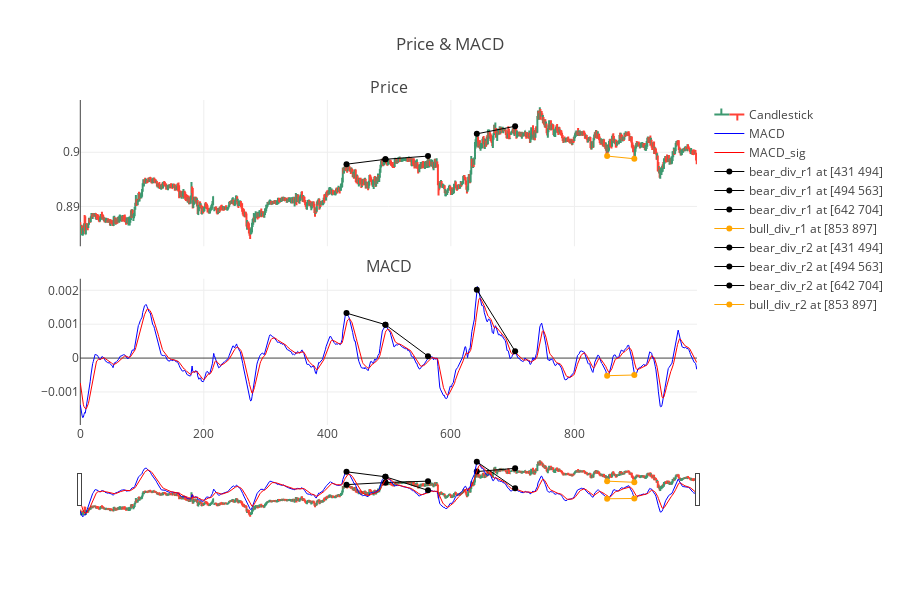

Write notebook code for a chart like this one.
### Code cell
# Executes this cell multiple times to view 1000 samples
last_sample = curr_sample + sample_count-1

# select plot range
_df_draw = df[curr_sample:last_sample].reset_index(drop=True)

# setup plotting figure with 2 rows and 1 column
fig = plotly.tools.make_subplots(rows=2, cols=1, subplot_titles=('Price', 'MACD'), shared_xaxes=True, vertical_spacing=0.1)

# build candlestick trace
trace_ohlc = go.Ohlc(x=_df_draw.index.values, open=_df_draw.OPEN, high=_df_draw.HIGH, low=_df_draw.LOW, close=_df_draw.CLOSE, name='Candlestick')
fig.append_trace(trace_ohlc, 1, 1)

# build MACD traces
trace_macd = go.Scatter(x=_df_draw.index.values, y=_df_draw.MACD, name='MACD', line=scatter.Line(color='blue', width=1))
fig.append_trace(trace_macd, 2, 1)
trace_macdsig = go.Scatter(x=_df_draw.index.values, y=_df_draw.MACDS, name='MACD_sig', line=scatter.Line(color='red', width=1))
fig.append_trace(trace_macdsig, 2, 1)

# build BEAR_DIVERGENCES on both charts (black)
# select divergence zones
div_traces_row1 = []
div_traces_row2 = []
# get divergences as an array and just select those in the plotting range
_bear_div_zones = np.asarray(bear_div_zones)
_bear_div_zones = _bear_div_zones[(_bear_div_zones[:,0] >= curr_sample) & (_bear_div_zones[:,0] <= last_sample)]
print('Bearish Divergence zones={}'.format(len(_bear_div_zones)))
# for each one, build a pair of traces, one for each row
for d in _bear_div_zones:
  print('added bear_div at {}'.format(d - curr_sample))
  # add trace to row1 list
  div_traces_row1.append(go.Scatter(
          x= d - curr_sample, 
          y= [df.HIGH.at[d[0]], df.HIGH.at[d[1]]],     
          name='bear_div_r1 at {}'.format(d - curr_sample),
          line=scatter.Line(color='black', width=1)))
  # add trace to row2 list
  div_traces_row2.append(go.Scatter(
          x= d - curr_sample, 
          y= [df.MACD.at[d[0]], df.MACD.at[d[1]]],     
          name='bear_div_r2 at {}'.format(d - curr_sample),
          line=scatter.Line(color='black', width=1)))


# build BULL_DIVERGENCES on both charts (orange)
# get divergences as an array and just select those in the plotting range
_bull_div_zones = np.asarray(bull_div_zones)
_bull_div_zones = _bull_div_zones[(_bull_div_zones[:,0] >= curr_sample) & (_bull_div_zones[:,0] <= last_sample)]
print('Bullish Divergence zones={}'.format(len(_bull_div_zones)))
# for each one, build a pair of traces, one for each row
for d in _bull_div_zones:
  print('added bull_div at {}'.format(d - curr_sample))
  # add trace to row1 list
  div_traces_row1.append(go.Scatter(
          x= d - curr_sample, 
          y= [df.LOW.at[d[0]], df.LOW.at[d[1]]],     
          name='bull_div_r1 at {}'.format(d - curr_sample),
          line=scatter.Line(color='orange', width=1)))
  # add trace to row2 list
  div_traces_row2.append(go.Scatter(
          x= d - curr_sample, 
          y= [df.MACD.at[d[0]], df.MACD.at[d[1]]],     
          name='bull_div_r2 at {}'.format(d - curr_sample),
          line=scatter.Line(color='orange', width=1)))

  
for d in div_traces_row1:
  fig.append_trace(d, 1, 1)
for d in div_traces_row2:
  fig.append_trace(d, 2, 1)
  
  
# build MACD signals traces:
# points where MACD_main is maximum
# main_max_signals = _df_draw.MACD[_df_draw.MACD_MAX == True]
# trace_signal_main_max = go.Scatter(
#     x=main_max_signals.index.values, 
#     y=main_max_signals,     
#     name='main_max_signals', mode='markers',
#     marker={'color': 'green', 'symbol': 'circle', 'size': 8})
# 
# decr_max_signals = _df_draw.MACD[_df_draw.DECR_MAX == True]
# trace_signal_decr_max = go.Scatter(
#     x=decr_max_signals.index.values, 
#     y=decr_max_signals,     
#     name='decr_max_signals',
#     mode='markers',
#     marker={'color': 'violet', 'symbol': 'square-open', 'size': 8})
# 
# 
#
#main_min_signals = _df_draw.MACD[_df_draw.MACD_MIN == True]
#trace_signal_main_min = go.Scatter(
#     x=main_min_signals.index.values, 
#     y=main_min_signals,     
#     name='main_min_signals',
#     mode='markers',
#     marker={'color': 'red', 'symbol': 'circle', 'size': 8})
#fig.append_trace(trace_signal_main_min, 2, 1)
#
#cross_zero_dn_signals = _df_draw.MACD[_df_draw.CROSS_ZERO_DN == True]
#trace_signal_czd = go.Scatter(
#    x=cross_zero_dn_signals.index.values, 
#    y=cross_zero_dn_signals,     
#    name='cross_zero_down',
#    mode='markers',
#    marker={'color': 'blue', 'symbol': 'circle', 'size': 8})
#fig.append_trace(trace_signal_czd, 2, 1)

# 
# cross_sig_up_signals = _df_draw.MACD[_df_draw.CROSS_SIG_UP == True]
# trace_signal_csu = go.Scatter(
#     x=cross_sig_up_signals.index.values, 
#     y=cross_sig_up_signals,     
#     name='cross_sig_up',
#     mode='markers',
#     marker={'color': 'green', 'symbol': 'triangle-up-open', 'size': 8})
# 
# cross_sig_dn_signals = _df_draw.MACD[_df_draw.CROSS_SIG_DN == True]
# trace_signal_csd = go.Scatter(
#     x=cross_sig_dn_signals.index.values, 
#     y=cross_sig_dn_signals,     
#     name='cross_zero_down',
#     mode='markers',
#     marker={'color': 'red', 'symbol': 'triangle-down-open', 'size': 8})

fig['layout'].update(height=600, title='Price & MACD')
plotly.offline.iplot(fig, filename='simple_ohlc')  
 
# prepare next execution
curr_sample = last_sample+1

### Figure 1 — Plotly figure (JSON) as saved in the notebook; plotly's stock layout.template omitted (floating-point values rounded to 4 significant figures; data arrays with more than 128 entries replaced by an {"elided": "..."} marker saying what was removed)
{"data": [{"close": {"elided": "999 float values"}, "high": {"elided": "999 float values"}, "low": {"elided": "999 float values"}, "name": "Candlestick", "open": {"elided": "999 float values"}, "type": "ohlc", "uid": "7853e9e4-788d-11e9-b77c-dc4a3e6e33a6", "x": {"elided": "999 int values"}, "xaxis": "x", "yaxis": "y"}, {"line": {"color": "blue", "width": 1}, "name": "MACD", "type": "scatter", "uid": "7854d446-788d-11e9-88a4-dc4a3e6e33a6", "x": {"elided": "999 int values"}, "xaxis": "x", "y": {"elided": "999 float values"}, "yaxis": "y2"}, {"line": {"color": "red", "width": 1}, "name": "MACD_sig", "type": "scatter", "uid": "7855bea4-788d-11e9-8f83-dc4a3e6e33a6", "x": {"elided": "999 int values"}, "xaxis": "x", "y": {"elided": "999 float values"}, "yaxis": "y2"}, {"line": {"color": "black", "width": 1}, "name": "bear_div_r1 at [431 494]", "type": "scatter", "uid": "78598f34-788d-11e9-b5fb-dc4a3e6e33a6", "x": [431, 494], "xaxis": "x", "y": [0.8978, 0.8987], "yaxis": "y"}, {"line": {"color": "black", "width": 1}, "name": "bear_div_r1 at [494 563]", "type": "scatter", "uid": "785a0464-788d-11e9-8ce0-dc4a3e6e33a6", "x": [494, 563], "xaxis": "x", "y": [0.8987, 0.8993], "yaxis": "y"}, {"line": {"color": "black", "width": 1}, "name": "bear_div_r1 at [642 704]", "type": "scatter", "uid": "785a5286-788d-11e9-80f1-dc4a3e6e33a6", "x": [642, 704], "xaxis": "x", "y": [0.9034, 0.9048], "yaxis": "y"}, {"line": {"color": "orange", "width": 1}, "name": "bull_div_r1 at [853 897]", "type": "scatter", "uid": "785aa0a4-788d-11e9-a5af-dc4a3e6e33a6", "x": [853, 897], "xaxis": "x", "y": [0.8993, 0.8988], "yaxis": "y"}, {"line": {"color": "black", "width": 1}, "name": "bear_div_r2 at [431 494]", "type": "scatter", "uid": "785b15d4-788d-11e9-84e4-dc4a3e6e33a6", "x": [431, 494], "xaxis": "x", "y": [0.001327, 0.0009863], "yaxis": "y2"}, {"line": {"color": "black", "width": 1}, "name": "bear_div_r2 at [494 563]", "type": "scatter", "uid": "785b63f4-788d-11e9-81e1-dc4a3e6e33a6", "x": [494, 563], "xaxis": "x", "y": [0.0009863, 5.561e-05], "yaxis": "y2"}, {"line": {"color": "black", "width": 1}, "name": "bear_div_r2 at [642 704]", "type": "scatter", "uid": "785bb214-788d-11e9-8366-dc4a3e6e33a6", "x": [642, 704], "xaxis": "x", "y": [0.002015, 0.0002004], "yaxis": "y2"}, {"line": {"color": "orange", "width": 1}, "name": "bull_div_r2 at [853 897]", "type": "scatter", "uid": "785c2746-788d-11e9-89ac-dc4a3e6e33a6", "x": [853, 897], "xaxis": "x", "y": [-0.0005198, -0.0004999], "yaxis": "y2"}], "layout": {"annotations": [{"font": {"size": 16}, "showarrow": false, "text": "Price", "x": 0.5, "xanchor": "center", "xref": "paper", "y": 1, "yanchor": "bottom", "yref": "paper"}, {"font": {"size": 16}, "showarrow": false, "text": "MACD", "x": 0.5, "xanchor": "center", "xref": "paper", "y": 0.45, "yanchor": "bottom", "yref": "paper"}], "height": 600, "title": "Price & MACD", "xaxis": {"anchor": "y2", "domain": [0, 1]}, "yaxis": {"anchor": "free", "domain": [0.55, 1], "position": 0}, "yaxis2": {"anchor": "x", "domain": [0, 0.45]}}}
